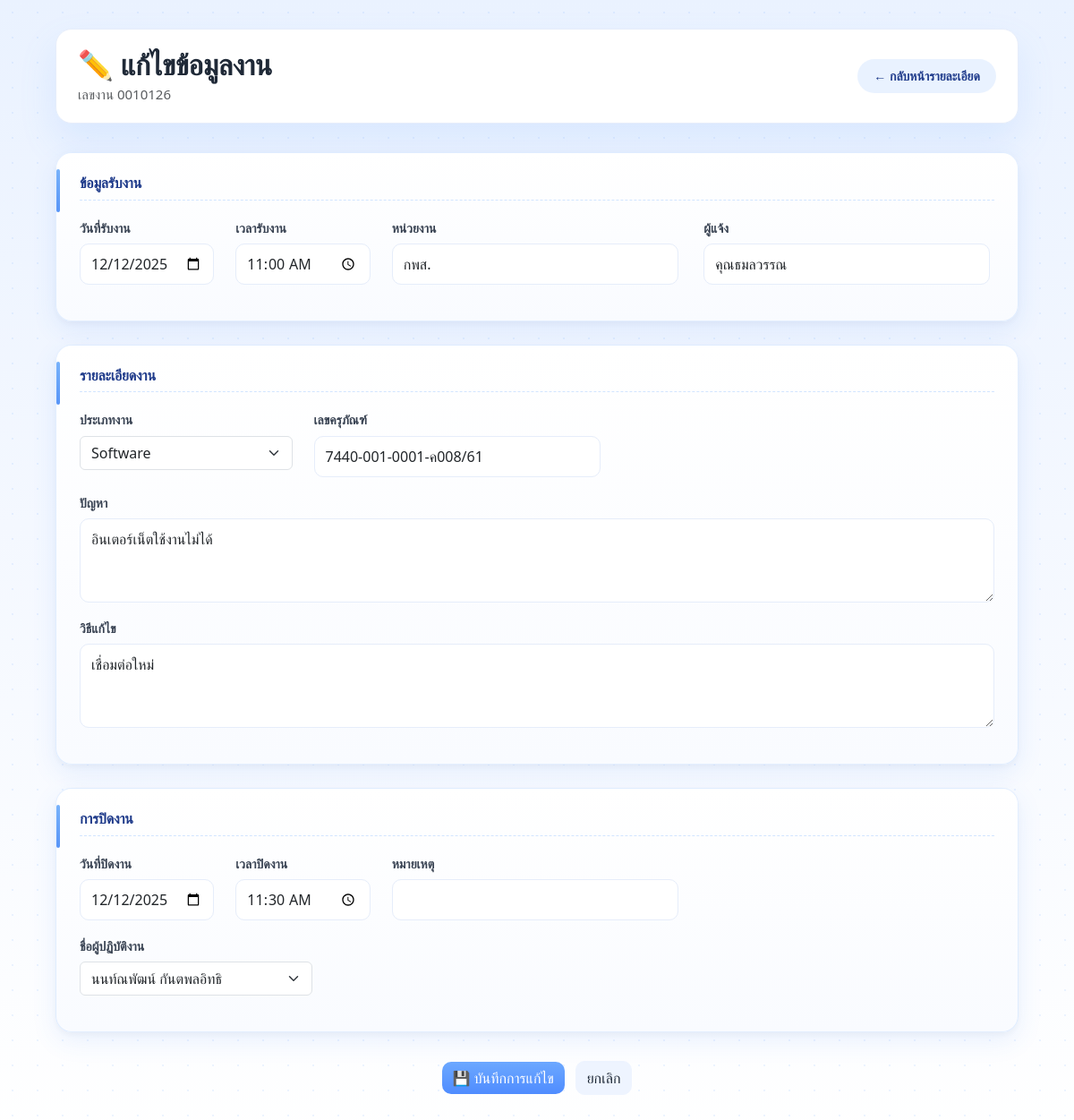
Screenshot of /edit/1 with the database file from the repository.
### tables this page shows
CREATE TABLE reports (
            id INTEGER PRIMARY KEY AUTOINCREMENT,
            work_no TEXT UNIQUE,
            receive_datetime TEXT,
            department TEXT,
            reporter TEXT,
            job_type TEXT,
            asset_no TEXT,
            problem TEXT,
            solution TEXT,
            completed_datetime TEXT,
            close_note TEXT,
            confirm_name TEXT,
            signature TEXT,
            created_at TEXT
        );

### app.py (the view, shortened to what this page needs)
@app.route("/edit/<int:report_id>", methods=["GET", "POST"])
def edit_report(report_id):
    conn = sqlite3.connect(DB_NAME)
    cursor = conn.cursor()
    cursor.execute(
        """
        SELECT
            id, work_no, receive_datetime,
            department, reporter, job_type,
            asset_no, problem, solution,
            completed_datetime, close_note, confirm_name
        FROM reports
        WHERE id=?
    """,
        (report_id,),
    )
    r = cursor.fetchone()
    conn.close()
    receive_date, receive_time = r[2].split(" ")
    complete_date, complete_time = ("", "")
    if r[9]:
        complete_date, complete_time = r[9].split(" ")
    data = {
        "id": r[0],
        "work_no": r[1],
        "receive_date": receive_date,
        "receive_time": receive_time,
        "department": r[3],
        "reporter": r[4],
        "job_type": r[5],
        "asset_no": r[6],
        "problem": r[7],
        "solution": r[8],
        "complete_date": complete_date,
        "complete_time": complete_time,
        "close_note": r[10],
        "confirm_name": r[11],
    }
    return render_template("edit.html", data=data)

### templates/edit.html (shortened to what this page needs)
<!DOCTYPE html>
<html lang="th">
<head>
    <link href="https://cdn.jsdelivr.net/npm/bootstrap@5.3.2/dist/css/bootstrap.min.css" rel="stylesheet">
    <link rel="stylesheet" href="/static/theme.css">
</head>
<body>
<div class="container">
    <div class="report-header">
        <div>
            <h2>✏️ แก้ไขข้อมูลงาน</h2>
            <div class="text-muted">เลขงาน {{ data.work_no }}</div>
        </div>
        <a href="/view/{{ data.id }}" class="btn-back">
            ← กลับหน้ารายละเอียด
        </a>
    </div>
    <form method="post">
        <div class="section-box">
            <h5>ข้อมูลรับงาน</h5>
            <div class="row">
                <div class="col-md-2 mb-3">
                    <label>วันที่รับงาน</label>
                    <input type="date" name="receive_date"
                           class="form-control input-sm"
                           value="{{ data.receive_date }}" required>
                </div>
                <div class="col-md-2 mb-3">
                    <label>เวลารับงาน</label>
                    <input type="time" name="receive_time"
                           class="form-control input-sm"
                           value="{{ data.receive_time }}" required>
                </div>
                <div class="col-md-4 mb-3">
                    <label>หน่วยงาน</label>
                    <input type="text" name="department"
                           class="form-control input-md"
                           value="{{ data.department }}">
                </div>
                <div class="col-md-4 mb-3">
                    <label>ผู้แจ้ง</label>
                    <input type="text" name="reporter"
                           class="form-control input-md"
                           value="{{ data.reporter }}">
                </div>
            </div>
        </div>
        <div class="section-box">
            <h5>รายละเอียดงาน</h5>
            <div class="row">
                <div class="col-md-3 mb-3">
                <label>ประเภทงาน</label>
                <select name="job_type"
                        class="form-select select-sm">
                    <option value="Software"
                        {% if data.job_type == "Software" %}selected{% endif %}>
                        Software
                    </option>
                </select>
            </div>
                <div class="col-md-5 mb-3">
                    <label>เลขครุภัณฑ์</label>
                    <input type="text" name="asset_no"
                           class="form-control input-md"
                           value="{{ data.asset_no }}">
                </div>
            </div>
            <div class="mb-3">
                <label>ปัญหา</label>
                <textarea name="problem"
                          class="form-control input-lg"
                          rows="3">{{ data.problem }}</textarea>
            </div>
            <div class="mb-3">
                <label>วิธีแก้ไข</label>
                <textarea name="solution"
                          class="form-control input-lg"
                          rows="3">{{ data.solution }}</textarea>
            </div>
        </div>
        <div class="section-box">
            <h5>การปิดงาน</h5>
            <div class="row">
                <div class="col-md-2 mb-3">
                    <label>วันที่ปิดงาน</label>
                    <input type="date" name="complete_date"
                           class="form-control input-sm"
                           value="{{ data.complete_date }}">
                </div>
                <div class="col-md-2 mb-3">
                    <label>เวลาปิดงาน</label>
                    <input type="time" name="complete_time"
                           class="form-control input-sm"
                           value="{{ data.complete_time }}">
                </div>
                <div class="col-md-6 mb-3">
                    <label>หมายเหตุ</label>
                    <input type="text" name="close_note"
                           class="form-control input-md"
                           value="{{ data.close_note }}">
                </div>
            </div>
            <div class="mb-3">
                <label>ชื่อผู้ปฏิบัติงาน</label>
                <select name="confirm_name"
                        class="form-select select-sm"
                        required>
                    <option value="นนท์ณพัฒน์ กันตพลอิทธิ"
                        {% if data.confirm_name == "นนท์ณพัฒน์ กันตพลอิทธิ" %}selected{% endif %}>
                        นนท์ณพัฒน์ กันตพลอิทธิ
                    </option>
                </select>
            </div>
        </div>
        <div class="submit-wrapper">
            <button type="submit" class="btn btn-primary submit-btn">
                💾 บันทึกการแก้ไข
            </button>
            <a href="/view/{{ data.id }}" class="btn btn-secondary ms-2">
                ยกเลิก
            </a>
        </div>
    </form>
</div>
</body>
</html>

### static/theme.css (style rules this page uses)
:root { --primary: #6CA8FF; --bg: #F5F9FF; --card: #FFFFFF; --border: #E6EDFA; --text-main: #1F2937; --text-muted: #94A3B8; }
body { background-color: var(--bg); color: var(--text-main); font-family: "Segoe UI", Tahoma, sans-serif; }
.btn-primary { background: var(--primary); border-color: var(--primary); border-radius: 10px; }
.btn-secondary { background: #EEF4FF; border-color: #EEF4FF; color: var(--text-main); border-radius: 10px; }
.section-box { background: linear-gradient( 180deg, #ffffff 0%, #f9fbff 100% ) !important; border-radius: 18px !important; border: 1px solid rgba(108,168,255,0.18) !important; box-shadow: 0 10px 28px rgba(59,130,246,0.10), 0 3px 8px rgba(0,0,0,0.04) !important; padding: 24px 26px !important; }
.btn-back { display: inline-flex; align-items: center; gap: 6px; padding: 8px 18px; border-radius: 999px; background: rgba(108,168,255,0.15); color: #1e3a8a; font-weight: 600; font-size: 14px; text-decoration: none; transition: background 0.25s ease, transform 0.25s ease, box-shadow 0.25s ease; }
.report-header { display: flex; justify-content: space-between; align-items: center; background: #ffffff; padding: 20px 24px; border-radius: 18px; border: 1px solid var(--border); box-shadow: 0 20px 40px rgba(108,168,255,0.15); margin-bottom: 32px; }
.input-sm { max-width: 180px; }
.input-md { max-width: 320px; }
.input-lg { max-width: 100%; }
body { background: linear-gradient( 180deg, #eaf2ff 0%, #f4f8ff 45%, #ffffff 100% ); min-height: 100vh; font-size: 15px; line-height: 1.6; color: #1f2937; }
body::before { content: ""; position: fixed; inset: 0; background-image: radial-gradient(rgba(108,168,255,0.12) 1px, transparent 1px); background-size: 28px 28px; pointer-events: none; z-index: -1; }
.container { max-width: 1100px; padding-top: 32px; padding-bottom: 48px; }
.report-header h2 { font-weight: 700; letter-spacing: -0.3px; margin-bottom: 2px; }
.section-box { background: #ffffff; border-radius: 16px; padding: 24px 24px 24px 28px; margin-bottom: 26px; border: 1px solid var(--border); position: relative; box-shadow: 0 14px 30px rgba(108,168,255,0.12); transition: all .2s ease; }
.section-box::before { content: ""; position: absolute; left: 0; top: 16px; bottom: 16px; width: 4px; background: var(--primary); border-radius: 4px; }
.section-box h5 { color: var(--primary); font-size: 16px; letter-spacing: -0.2px; padding-bottom: 8px; margin-bottom: 16px; border-bottom: 1px dashed rgba(108,168,255,0.3); }
.section-box::before { content: ""; position: absolute; top: 18px; left: 0; width: 4px; height: 48px; border-radius: 4px; background: linear-gradient( 180deg, #60a5fa, #3b82f6 ); opacity: 0.85; }
.section-box h5 { font-weight: 600; margin-bottom: 18px; display: flex; align-items: center; gap: 8px; color: #1e3a8a; }
label { font-weight: 600; font-size: 14px; color: #374151; margin-bottom: 6px; }
.form-control, textarea { border-radius: 10px; border-color: var(--border); padding: 10px 12px; }
.form-control::placeholder { color: #9ca3af; }
.btn { transition: all .2s ease; }
.btn-primary { background: linear-gradient(180deg, #6ca8ff, #4f8cff); border: none; }
.submit-wrapper { text-align: center; margin: 32px 0; }
.section-box { background: #ffffff; border-radius: 16px; padding: 24px; transition: transform 0.35s cubic-bezier(0.22, 1, 0.36, 1), box-shadow 0.35s ease, border-color 0.35s ease; border: 1px solid rgba(0,0,0,0.04); position: relative; }
.select-sm { max-width: 260px; }
.section-box { overflow: visible !important; }
.report-header, .section-box { position: relative; z-index: 1; }
.section-box, .card, .table-box { background: linear-gradient( 180deg, #ffffff 0%, #f9fbff 100% ); border-radius: 18px; border: 1px solid rgba(108, 168, 255, 0.18); box-shadow: 0 18px 40px rgba(59, 130, 246, 0.12); }
body { font-family: "Prompt", "Segoe UI", Tahoma, sans-serif; }

### templates/edit.html (style rules this page uses)
.input-sm { max-width: 180px; }
.input-md { max-width: 320px; }
.input-lg { max-width: 100%; }

### rows the page displays
reports: work_no "0010126", department "กพส.", reporter "คุณธมลวรรณ", job_type "Software", asset_no "7440-001-0001-ค008/61", problem "อินเตอร์เน็ตใช้งานไม่ได้", solution "เชื่อมต่อใหม่", confirm_name "นนท์ณพัฒน์ กันตพลอิทธิ"
